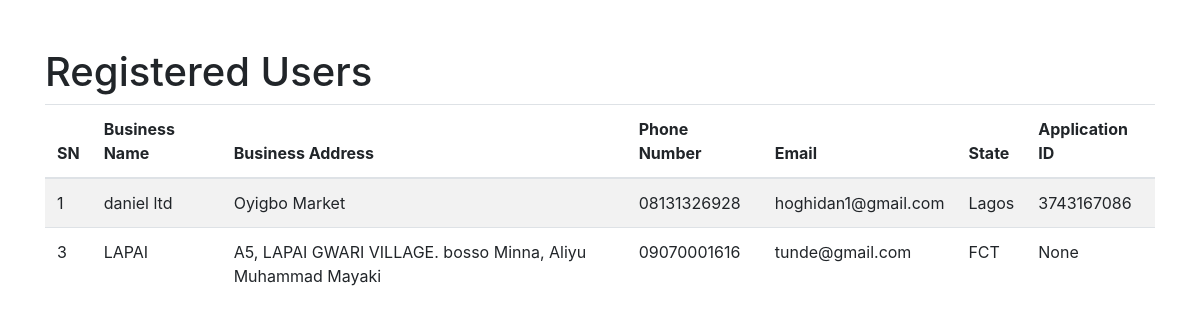
/users, run on an earlier commit of the app's database.
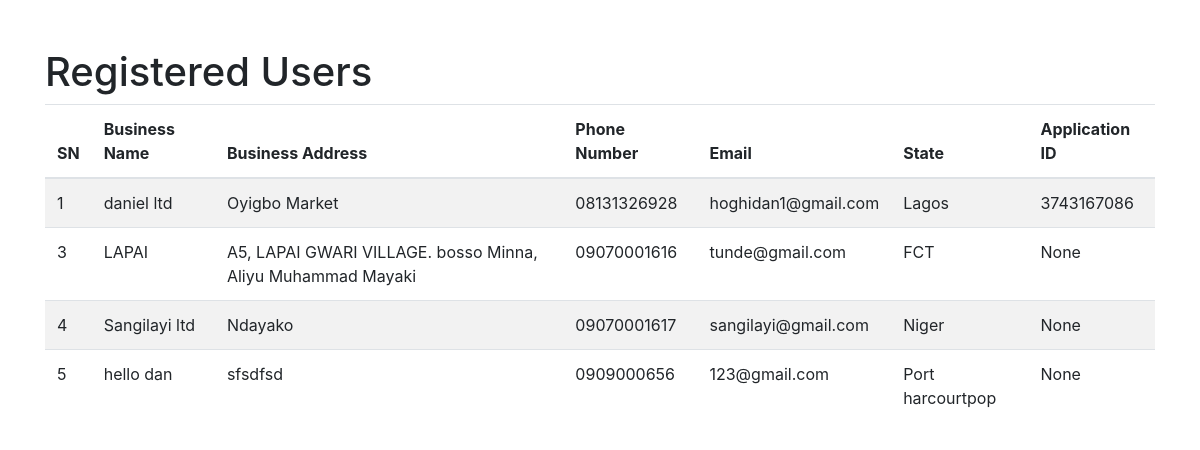
And on a later commit of the database.
### app.py (models this page shows)
class User(UserMixin, db.Model):
    id = db.Column(db.Integer, primary_key=True)
    business_name = db.Column(db.String(150), nullable=False)
    business_address = db.Column(db.String(150), nullable=False)
    phone_number = db.Column(db.String(15), nullable=False)
    email = db.Column(db.String(100), unique=True, nullable=False)
    state = db.Column(db.String(50), nullable=False)
    password = db.Column(db.String(200), nullable=False)
    prediction_id = db.Column(db.String(36), unique=True, nullable=True)
    is_admin = db.Column(db.Boolean, default=False)
    business_project = db.Column(db.String(150), nullable=True)
    value_chain_cat = db.Column(db.String(150), nullable=True)
    borrowing_relationship = db.Column(db.String(10), nullable=True)
    fresh_loan_request = db.Column(db.String(15), nullable=True)
    request_submitted_to_bank = db.Column(db.String(10), nullable=True)
    feasibility_study_available = db.Column(db.String(10), nullable=True)
    proposed_facility_amount = db.Column(db.Float(20), nullable=True)
    PURPOSE_OF_FACILITY = db.Column(db.String(100), nullable=True)
    NAME_OF_BANK = db.Column(db.String(100), nullable=True)
    SECURITY_PROPOSED = db.Column(db.String(100), nullable=True)
    HIGHLIGHTS_OF_DISCUSSION = db.Column(db.Text)
    RM_BM_NAME_PHONE_NUMBER = db.Column(db.String(100), nullable=True)
    RM_BM_EMAIL = db.Column(db.String(100), nullable=True)
    STATUS_UPDATE = db.Column(db.Text)
    CHALLENGES = db.Column(db.Text)
    PROPOSED_NEXT_STEPS = db.Column(db.Text)

### app.py (the view)
@app.route('/users')
def show_users():
    users = User.query.all()
    return render_template('users.html', users=users)

### app.py (called while the page is built)
@app.before_request
def before_request():
    session.permanent = True
    app.permanent_session_lifetime = timedelta(minutes=10)
    session.modified = True
    session['last_activity'] = time.time()

### templates/users.html (shortened to what this page needs)
<!DOCTYPE html>
<html lang="en">
<head>
    <link href="https://stackpath.bootstrapcdn.com/bootstrap/4.5.2/css/bootstrap.min.css" rel="stylesheet">
</head>
<body>
    <div class="container mt-5">
        <h1>Registered Users</h1>
        <table class="table table-striped">
            <thead>
                <tr>
                    <th>SN</th>
                    <th>Business Name</th>
                    <th>Business Address</th>
                    <th>Phone Number</th>
                    <th>Email</th>
                    <th>State</th>
                    <th>Application ID</th>
                </tr>
            </thead>
            <tbody>
                {% for user in users %}
                <tr>
                    <td>{{ user.id }}</td>
                    <td>{{ user.business_name }}</td>
                    <td>{{ user.business_address }}</td>
                    <td>{{ user.phone_number }}</td>
                    <td>{{ user.email }}</td>
                    <td>{{ user.state }}</td>
                    <td>{{ user.prediction_id }}</td>
                </tr>
                {% endfor %}
            </tbody>
        </table>
    </div>
</body>
</html>

What changed in the data, as far as the page shows it:
added User: id "4", business_name "Sangilayi ltd", business_address "Ndayako", phone_number "09070001617", email "sangilayi@gmail.com", state "Niger", prediction_id "None"
added User: id "5", business_name "hello dan", business_address "sfsdfsd", phone_number "0909000656", email "123@gmail.com", state "Port harcourtpop", prediction_id "None"
